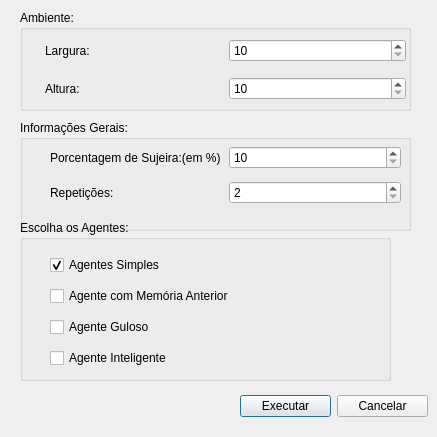
<?xml version="1.0" encoding="UTF-8"?>
<ui version="4.0">
 <class>Dialog</class>
 <widget class="QDialog" name="Dialog">
  <property name="geometry">
   <rect>
    <x>0</x>
    <y>0</y>
    <width>437</width>
    <height>437</height>
   </rect>
  </property>
  <property name="windowTitle">
   <string>QAgentesLógicos Test</string>
  </property>
  <widget class="QGroupBox" name="groupBoxAmbiente">
   <property name="geometry">
    <rect>
     <x>20</x>
     <y>10</y>
     <width>391</width>
     <height>101</height>
    </rect>
   </property>
   <property name="title">
    <string>Ambiente:</string>
   </property>
   <widget class="QWidget" name="gridLayoutWidget">
    <property name="geometry">
     <rect>
      <x>25</x>
      <y>20</y>
      <width>361</width>
      <height>80</height>
     </rect>
    </property>
    <layout class="QGridLayout" name="gridLayoutAmbiente">
     <item row="0" column="0">
      <widget class="QLabel" name="labelLargura">
       <property name="text">
        <string>Largura:</string>
       </property>
      </widget>
     </item>
     <item row="0" column="1">
      <widget class="QSpinBox" name="spinBoxLargura">
       <property name="minimum">
        <number>10</number>
       </property>
       <property name="maximum">
        <number>300</number>
       </property>
      </widget>
     </item>
     <item row="1" column="0">
      <widget class="QLabel" name="labelAltura">
       <property name="text">
        <string>Altura:</string>
       </property>
      </widget>
     </item>
     <item row="1" column="1">
      <widget class="QSpinBox" name="spinBoxAltura">
       <property name="minimum">
        <number>10</number>
       </property>
       <property name="maximum">
        <number>300</number>
       </property>
      </widget>
     </item>
    </layout>
   </widget>
  </widget>
  <widget class="QGroupBox" name="groupBoxInformacoesGerais">
   <property name="geometry">
    <rect>
     <x>20</x>
     <y>220</y>
     <width>371</width>
     <height>161</height>
    </rect>
   </property>
   <property name="title">
    <string>Escolha os Agentes:</string>
   </property>
   <widget class="QWidget" name="verticalLayoutWidget">
    <property name="geometry">
     <rect>
      <x>30</x>
      <y>30</y>
      <width>227</width>
      <height>124</height>
     </rect>
    </property>
    <layout class="QVBoxLayout" name="verticalLayoutEscolhaOsAgentes">
     <item>
      <widget class="QCheckBox" name="checkBoxAgenteSimples">
       <property name="text">
        <string>Agentes Simples</string>
       </property>
       <property name="checked">
        <bool>true</bool>
       </property>
      </widget>
     </item>
     <item>
      <widget class="QCheckBox" name="checkBoxAgenteMemoriaAnterior">
       <property name="text">
        <string>Agente com Memória Anterior</string>
       </property>
      </widget>
     </item>
     <item>
      <widget class="QCheckBox" name="checkBoxAgenteGuloso">
       <property name="text">
        <string>Agente Guloso</string>
       </property>
      </widget>
     </item>
     <item>
      <widget class="QCheckBox" name="checkBoxAgenteInteligente">
       <property name="text">
        <string>Agente Inteligente</string>
       </property>
      </widget>
     </item>
    </layout>
   </widget>
   <zorder>verticalLayoutWidget</zorder>
   <zorder>groupBoxEscolhaOsAgentes</zorder>
  </widget>
  <widget class="QGroupBox" name="groupBoxEscolhaOsAgentes">
   <property name="geometry">
    <rect>
     <x>20</x>
     <y>120</y>
     <width>391</width>
     <height>111</height>
    </rect>
   </property>
   <property name="title">
    <string>Informações Gerais:</string>
   </property>
   <widget class="QWidget" name="gridLayoutWidget_2">
    <property name="geometry">
     <rect>
      <x>30</x>
      <y>20</y>
      <width>351</width>
      <height>70</height>
     </rect>
    </property>
    <layout class="QGridLayout" name="gridLayoutInformaoesGerais">
     <item row="0" column="0">
      <widget class="QLabel" name="labelPorcentagemDeSujeira">
       <property name="text">
        <string>Porcentagem de Sujeira:(em %)</string>
       </property>
      </widget>
     </item>
     <item row="1" column="0">
      <widget class="QLabel" name="labelRepeticoes">
       <property name="text">
        <string>Repetições:</string>
       </property>
      </widget>
     </item>
     <item row="1" column="1">
      <widget class="QSpinBox" name="spinBoxRepeticoes">
       <property name="minimum">
        <number>2</number>
       </property>
      </widget>
     </item>
     <item row="0" column="1">
      <widget class="QSpinBox" name="spinBoxPorcentagemDeSujeira">
       <property name="minimum">
        <number>10</number>
       </property>
       <property name="maximum">
        <number>50</number>
       </property>
      </widget>
     </item>
    </layout>
   </widget>
   <zorder>gridLayoutWidget_2</zorder>
   <zorder>groupBoxInformacoesGerais</zorder>
  </widget>
  <widget class="QWidget" name="horizontalLayoutWidget">
   <property name="geometry">
    <rect>
     <x>240</x>
     <y>390</y>
     <width>188</width>
     <height>33</height>
    </rect>
   </property>
   <layout class="QHBoxLayout" name="horizontalLayoutBotoes">
    <item>
     <widget class="QPushButton" name="pushButtonExecutar">
      <property name="text">
       <string>Executar</string>
      </property>
     </widget>
    </item>
    <item>
     <widget class="QPushButton" name="pushButtonCancelar">
      <property name="text">
       <string>Cancelar</string>
      </property>
      <property name="checkable">
       <bool>false</bool>
      </property>
     </widget>
    </item>
   </layout>
  </widget>
 </widget>
 <resources/>
 <connections/>
</ui>
